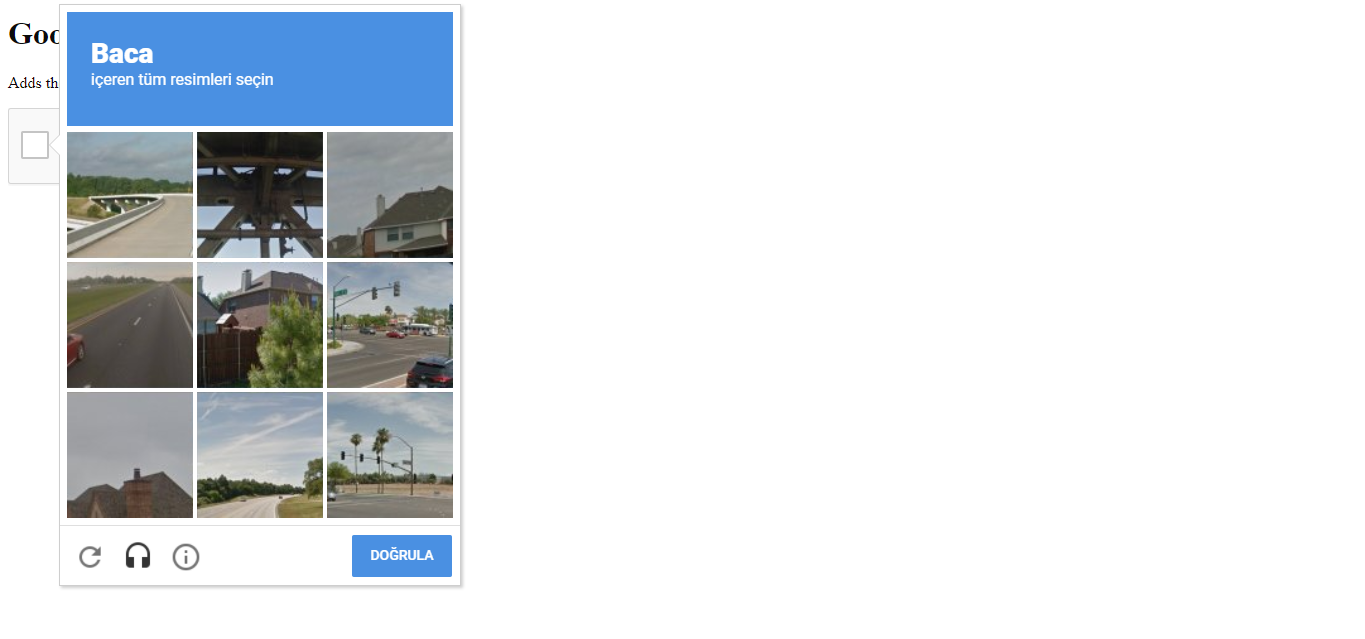
#> input picture tam.png, 1365 x 639 px, found by its file name
$ python main.py
#> lines starting #> are read from the running program, lines starting #| are printed output that depends on the picture; after the words box and inside, x2 and y2 are one past the last pixel; in counts of white or black regions, pixels touching at a corner belong together
import numpy as np
import cv2
kontrol_et = False
img_rgb = cv2.imread('C:\\Users\\mest\\Desktop\\py\\ocr\\tam.png')
#> img_rgb is the input picture: shape (639, 1365, 3); mean B, G, R 230.6, 227.1, 223.2
img_gray = cv2.cvtColor(img_rgb, cv2.COLOR_BGR2GRAY)
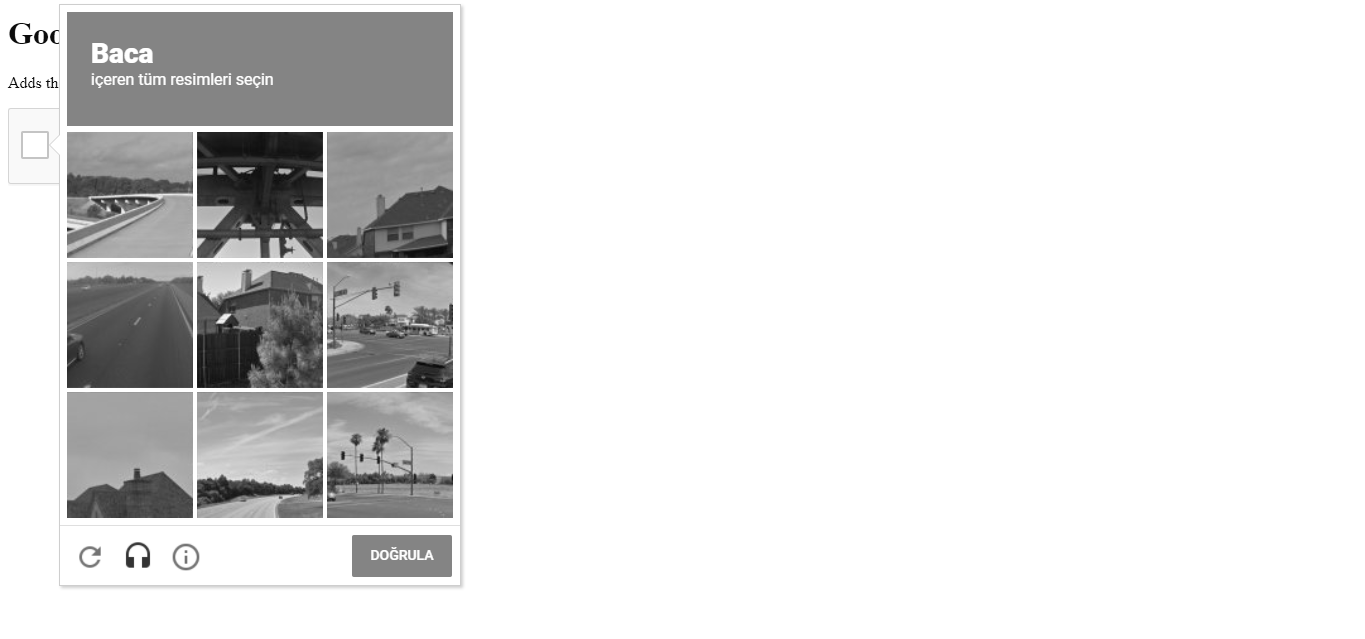
#> img_gray: shape (639, 1365); min 9, max 255, mean 226.3

template = cv2.imread('C:\\Users\\mest\\Desktop\\py\\ocr\\aranan.png',0)
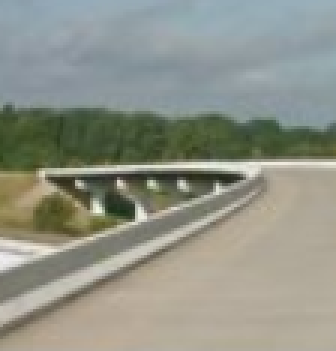
#> input picture aranan.png, 112 x 117 px, found by its file name (shown 3 times larger)
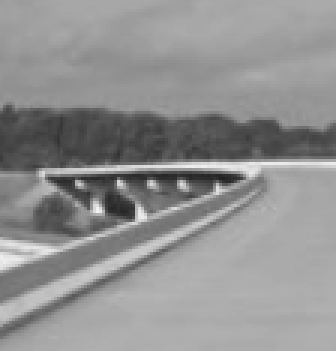
#> template: shape (117, 112) (shown 3 times larger); min 34, max 242, mean 144.7
w, h = template.shape[::-1]
#> w = 112; h = 117
res = cv2.matchTemplate(img_gray,template,cv2.TM_CCOEFF_NORMED)
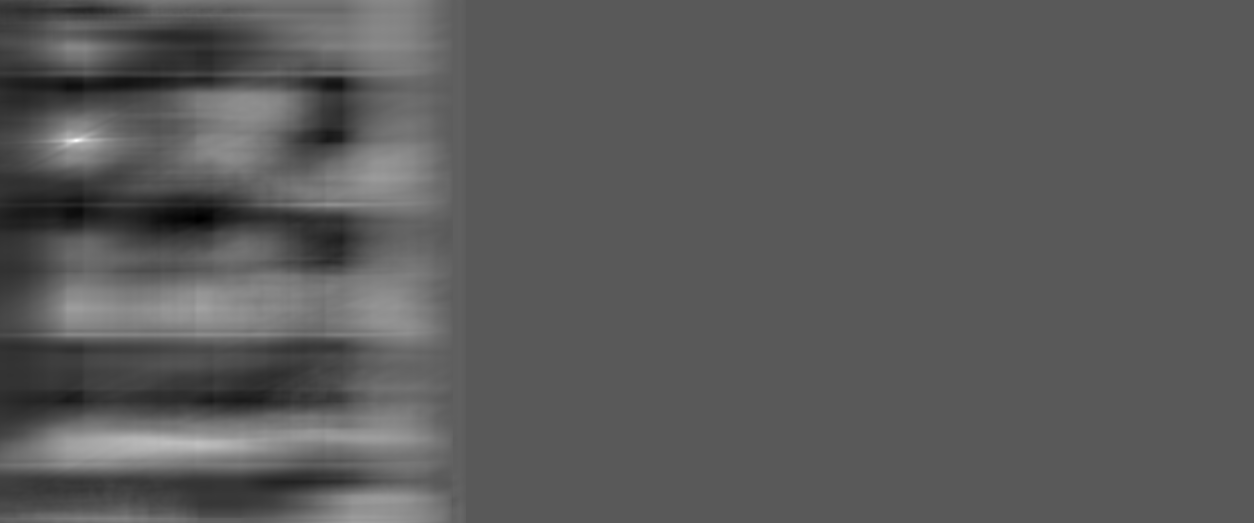
#> res: shape (523, 1254) float32; min -0.539, max 1, mean 0.0111; drawn with min black and max white
threshold = 0.7
loc = np.where( res >= threshold)
#> loc = 57 positions, rows 138 to 142, columns 67 to 83
for pt in zip(*loc[::-1]):
    cv2.rectangle(img_rgb, pt, (pt[0] + w, pt[1] + h), (0,255,255), 2)
    if np.amax(res) > threshold:
        kontrol_et = True
#> this loop made 57 passes
#> pt on passes 1 to 12: (76, 138), (77, 138), (78, 138), (79, 138), (80, 138), (81, 138), (71, 139), (72, 139), (73, 139), (74, 139), (75, 139), (76, 139)
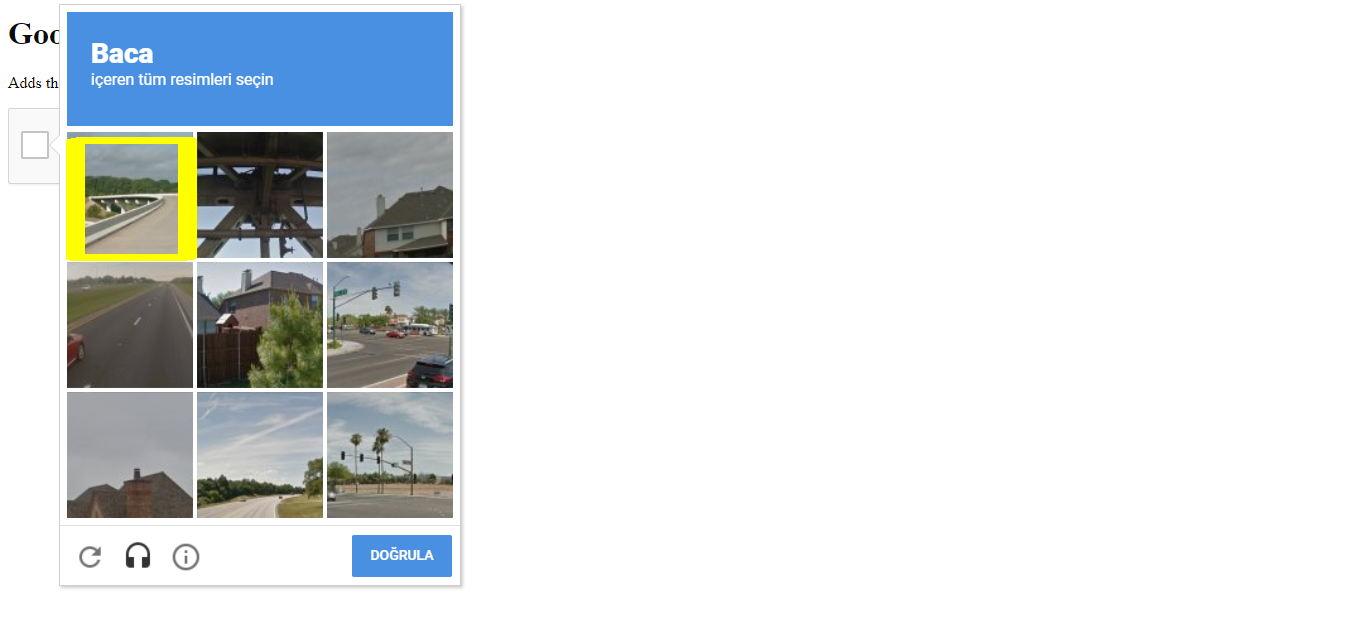
#> img_rgb: shape (639, 1365, 3); 0.69% of pixels changed, all inside (x1, y1, x2, y2) = (66, 137, 197, 261)
print("Durumu ", kontrol_et)
#| Durumu  True
